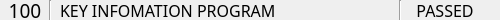
<?xml version="1.0" encoding="UTF-8"?>
<ui version="4.0">
 <class>statusItemWidget</class>
 <widget class="QWidget" name="statusItemWidget">
  <property name="geometry">
   <rect>
    <x>0</x>
    <y>0</y>
    <width>500</width>
    <height>20</height>
   </rect>
  </property>
  <property name="windowTitle">
   <string>Form</string>
  </property>
  <widget class="QLabel" name="labelStatus">
   <property name="geometry">
    <rect>
     <x>50</x>
     <y>0</y>
     <width>350</width>
     <height>20</height>
    </rect>
   </property>
   <property name="font">
    <font>
     <family>游ゴシック</family>
     <pointsize>12</pointsize>
     <weight>50</weight>
     <bold>false</bold>
    </font>
   </property>
   <property name="frameShape">
    <enum>QFrame::NoFrame</enum>
   </property>
   <property name="frameShadow">
    <enum>QFrame::Plain</enum>
   </property>
   <property name="text">
    <string>KEY INFOMATION PROGRAM</string>
   </property>
   <property name="indent">
    <number>10</number>
   </property>
  </widget>
  <widget class="QLabel" name="labelIcon">
   <property name="geometry">
    <rect>
     <x>400</x>
     <y>0</y>
     <width>90</width>
     <height>20</height>
    </rect>
   </property>
   <property name="font">
    <font>
     <family>游ゴシック</family>
     <pointsize>12</pointsize>
     <weight>50</weight>
     <bold>false</bold>
    </font>
   </property>
   <property name="frameShape">
    <enum>QFrame::NoFrame</enum>
   </property>
   <property name="text">
    <string>PASSED</string>
   </property>
   <property name="alignment">
    <set>Qt::AlignCenter</set>
   </property>
   <property name="margin">
    <number>0</number>
   </property>
   <property name="indent">
    <number>5</number>
   </property>
  </widget>
  <widget class="QLabel" name="labelNum">
   <property name="geometry">
    <rect>
     <x>0</x>
     <y>0</y>
     <width>50</width>
     <height>20</height>
    </rect>
   </property>
   <property name="font">
    <font>
     <family>游ゴシック</family>
     <pointsize>14</pointsize>
     <weight>50</weight>
     <bold>false</bold>
    </font>
   </property>
   <property name="frameShape">
    <enum>QFrame::NoFrame</enum>
   </property>
   <property name="text">
    <string>100</string>
   </property>
   <property name="alignment">
    <set>Qt::AlignCenter</set>
   </property>
   <property name="indent">
    <number>5</number>
   </property>
  </widget>
  <widget class="Line" name="line">
   <property name="geometry">
    <rect>
     <x>40</x>
     <y>0</y>
     <width>20</width>
     <height>21</height>
    </rect>
   </property>
   <property name="styleSheet">
    <string notr="true"/>
   </property>
   <property name="frameShadow">
    <enum>QFrame::Sunken</enum>
   </property>
   <property name="lineWidth">
    <number>1</number>
   </property>
   <property name="midLineWidth">
    <number>0</number>
   </property>
   <property name="orientation">
    <enum>Qt::Vertical</enum>
   </property>
  </widget>
  <widget class="Line" name="line_2">
   <property name="geometry">
    <rect>
     <x>390</x>
     <y>0</y>
     <width>20</width>
     <height>21</height>
    </rect>
   </property>
   <property name="styleSheet">
    <string notr="true">Line {
  color : white;
}</string>
   </property>
   <property name="frameShadow">
    <enum>QFrame::Sunken</enum>
   </property>
   <property name="lineWidth">
    <number>1</number>
   </property>
   <property name="midLineWidth">
    <number>0</number>
   </property>
   <property name="orientation">
    <enum>Qt::Vertical</enum>
   </property>
  </widget>
 </widget>
 <resources/>
 <connections/>
</ui>
